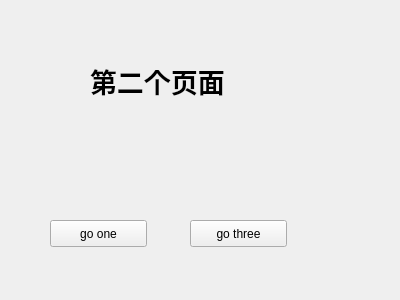
<?xml version="1.0" encoding="UTF-8"?>
<ui version="4.0">
 <class>TwoForm</class>
 <widget class="QWidget" name="TwoForm">
  <property name="geometry">
   <rect>
    <x>0</x>
    <y>0</y>
    <width>400</width>
    <height>300</height>
   </rect>
  </property>
  <property name="windowTitle">
   <string>Form</string>
  </property>
  <widget class="QPushButton" name="btn_gothree">
   <property name="geometry">
    <rect>
     <x>190</x>
     <y>220</y>
     <width>97</width>
     <height>27</height>
    </rect>
   </property>
   <property name="text">
    <string>go three</string>
   </property>
  </widget>
  <widget class="QLabel" name="label">
   <property name="geometry">
    <rect>
     <x>90</x>
     <y>30</y>
     <width>171</width>
     <height>101</height>
    </rect>
   </property>
   <property name="font">
    <font>
     <pointsize>20</pointsize>
     <weight>75</weight>
     <bold>true</bold>
    </font>
   </property>
   <property name="text">
    <string>第二个页面</string>
   </property>
  </widget>
  <widget class="QPushButton" name="btn_goone">
   <property name="geometry">
    <rect>
     <x>50</x>
     <y>220</y>
     <width>97</width>
     <height>27</height>
    </rect>
   </property>
   <property name="text">
    <string>go one</string>
   </property>
  </widget>
 </widget>
 <resources/>
 <connections/>
</ui>
